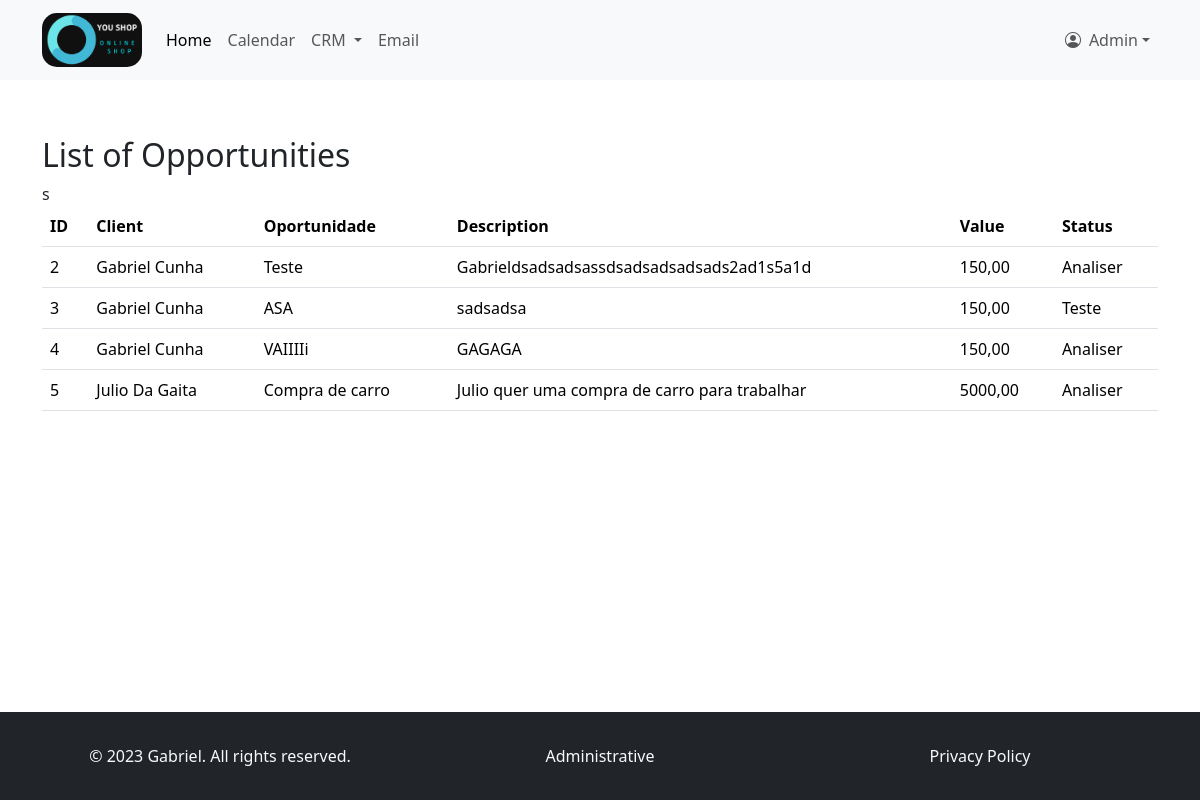
Page /crm/opportunity-list/ (signed in) on the committed database.
### crm/models.py (models this page shows, shortened)
class Opportunity(models.Model):
    customer = models.ForeignKey(Customer, on_delete=models.CASCADE)
    opportunity_name = models.CharField(max_length=255)
    opportunity_description = models.TextField()
    amount = models.DecimalField(max_digits=10, decimal_places=2)
    status = models.ForeignKey(Status, on_delete=models.SET_NULL, null=True, blank=True)

class Customer(models.Model):
    first_name = models.CharField(max_length=255)
    last_name = models.CharField(max_length=255)
    email = models.EmailField()
    phone = models.CharField(max_length=15)

class Status(models.Model):
    title = models.CharField(max_length=50)
    description = models.CharField(max_length=500, verbose_name="Description")
    title_color = models.CharField(max_length=7, default='#fff', help_text='Enter a hex color code for the title')
    text_color = models.CharField(max_length=7, default='#000000', help_text='Enter a hex color code for the text')
    def __str__(self):
        return "{}".format(self.title)

### crm/views.py (the view)
# urls.py: path('opportunity-list/', views.opportunity_list, name='opportunity_list'),
@login_required
def opportunity_list(request):
    opportunities = Opportunity.objects.all()
    return render(request, 'opportunity_list.html', {'opportunities': opportunities})

### templates/opportunity_list.html (shortened to what this page needs)
{% extends 'index.html' %}
{% block content %}
    <div class="container mt-5">
        <div class="d-flex justify-content-between align-items-center">
        <h2>List of Opportunities</h2>
        </div>
        <table class="table">
            <thead>
                <tr>
                    <th>ID</th>
                    <th>Client</th>
                    <th>Oportunidade</th>
                    <th>Description</th>
                    <th>Value</th>
                    <th>Status</th>
                </tr>
            </thead>
            <tbody>
                {% for opportunity in opportunities %}
                    <tr>
                        <td>{{ opportunity.id }}</td>
                        <td>{{ opportunity.customer.first_name }} {{ opportunity.customer.last_name }}</td>
                        <td>{{ opportunity.opportunity_name }}</td>
                        <td>{{ opportunity.opportunity_description }}</td>
                        <td>{{ opportunity.amount }}</td>
                        <td>{{ opportunity.status }}</td>
                    </tr>
                {% endfor %}s
            </tbody>
        </table>
    </div>
{% endblock %}

### templates/index.html (shortened to what this page needs)
{% load static %}
<!DOCTYPE html>
<html class="h-100" lang="pt-br">
<head>
        <link rel="stylesheet" href="{% static 'css/style.css' %}">
        <link rel="stylesheet" href="{% static 'css/bootstrap.min.css' %}">
        <link rel="stylesheet" href="{% static 'css/bootstrap-icons.min.css' %}">
        <link href="https://cdn.jsdelivr.net/npm/bootstrap@5.3.2/dist/css/bootstrap.min.css" rel="stylesheet">
</head>
<body class="d-flex flex-column h-100">
        {% block nav %}
          <nav class="navbar navbar-expand-lg bg-body-tertiary">
            <div class="container">
                <a class="navbar-brand" href="{% url 'home' %}"><img class="logo-navbar" src="{% static 'image/logo_dark_h.png' %}"></a>
                {% block nav-cont %}
                    {% if user.is_authenticated %}
                        <div class="collapse navbar-collapse" id="navbarSupportedContent">
                          <ul class="navbar-nav me-auto mb-2 mb-lg-0">
                            <li class="nav-item">
                              <a class="nav-link active" aria-current="page" href="#">Home</a>
                            </li>
                            <li class="nav-item">
                              <a class="nav-link" href="#">Calendar</a>
                            </li>
                            <li class="nav-item dropdown">
                              <a class="nav-link dropdown-toggle" href="#" role="button" data-bs-toggle="dropdown" aria-expanded="false">
                                CRM
                              </a>
                            </li>
                            <li class="nav-item">
                              <a class="nav-link" href="#">Email</a>
                            </li>
                          </ul>
                        <ul class="navbar-nav">
                            <li class="nav-item dropdown">
                              <a class="nav-link dropdown-toggle d-flex align-items-center" href="#" id="navbarDropdownMenuUser" role="button" data-bs-toggle="dropdown" aria-haspopup="true" aria-expanded="false">
                                  <i class="bi-person-circle m-2" aria-hidden="true"></i>
                                  {% if user.is_authenticated %}
                                    <spam id="username">{{ user.username }}</spam>
                                  {% else %}
                                      <spam id="username">User</spam>
                                  {% endif %}
                              </a>
                            </li>
                        </ul>
                        </div>
                    {% endif %}
                {% endblock %}
            </div>
          </nav>
        {% endblock %}
        <div class="container-fluid p-2">
        {% block content %}{% endblock %}
        </div>
        {% block footer %}
            <footer class="footer mt-auto py-3 bg-dark text-muted bg-light p-3">
                <div class="container">
                    <div class="row py-3">
                        <div class="col-12 col-md-4 text-center text-light text-md-left">
                            &copy; 2023 Gabriel. All rights reserved.
                        </div>
                        <div class="col-12 col-md-4 text-center text-light">
                            Administrative
                        </div>
                        <div class="col-12 col-md-4 text-center text-md-right">
                            <a href="#" class="text-decoration-none text-light">Privacy Policy </a>
                        </div>
                    </div>
                </div>
            </footer>
        {% endblock %}
</body>
</html>

### static/css/style.css (style rules this page uses)
.logo-navbar { width: 100px; border-radius: 15px; }

### rows in the picture
Opportunity: id "2", customer.first_name "Gabriel", customer.last_name "Cunha", opportunity_name "Teste", opportunity_description "Gabrieldsadsadsassdsadsadsadsads2ad1s5a1d", amount "150,00", status "Analiser"
Opportunity: id "3", customer.first_name "Gabriel", customer.last_name "Cunha", opportunity_name "ASA", opportunity_description "sadsadsa", amount "150,00", status "Teste"
Opportunity: id "4", customer.first_name "Gabriel", customer.last_name "Cunha", opportunity_name "VAIIIIi", opportunity_description "GAGAGA", amount "150,00", status "Analiser"
Opportunity: id "5", customer.first_name "Julio", customer.last_name "Da Gaita", opportunity_name "Compra de carro", opportunity_description "Julio quer uma compra de carro para trabalhar", amount "5000,00", status "Analiser"

### other values in the picture
{{ user.username }} "Admin"
